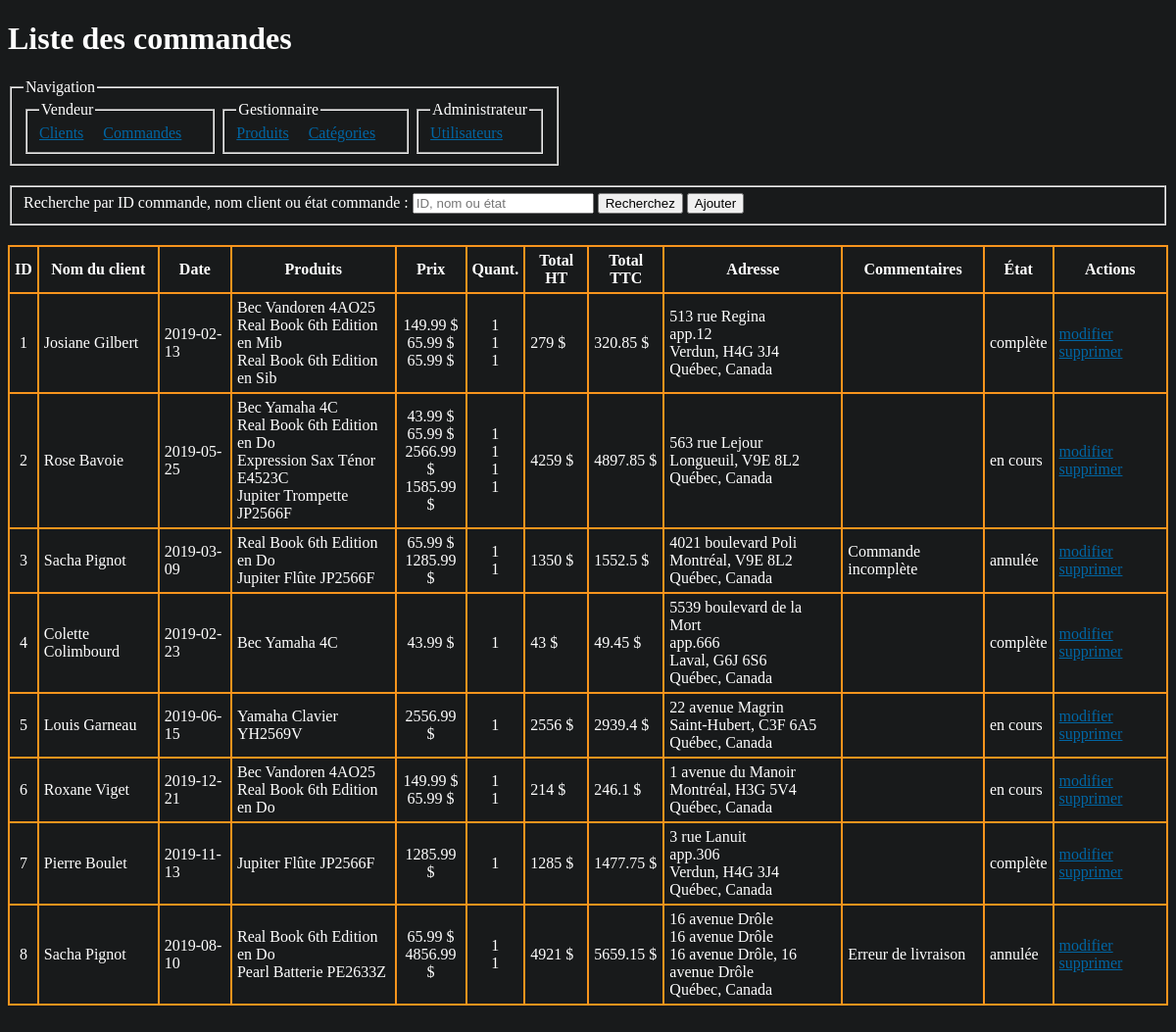
Screenshot of /commandes/index.php with the database file from the repository.
### tables this page shows
CREATE TABLE IF NOT EXISTS `Commandes_Produits` (
  `fk_commande_id` INT NOT NULL,
  `fk_produit_id` INT NOT NULL,
  `commande_produit_quantite` INT NOT NULL,
  PRIMARY KEY (`fk_produit_id`, `fk_commande_id`),
  INDEX `fk_Commandes_has_Produits_Produits1_idx` (`fk_produit_id` ASC),
  INDEX `fk_Commandes_has_Produits_Commandes1_idx` (`fk_commande_id` ASC),
  CONSTRAINT `fk_Commandes_has_Produits_Commandes1`
    FOREIGN KEY (`fk_commande_id`)
    REFERENCES `Commandes` (`commande_id`)
    ON DELETE NO ACTION
    ON UPDATE NO ACTION,
  CONSTRAINT `fk_Commandes_has_Produits_Produits1`
    FOREIGN KEY (`fk_produit_id`)
    REFERENCES `Produits` (`produit_id`)
    ON DELETE NO ACTION
    ON UPDATE NO ACTION);

CREATE TABLE IF NOT EXISTS `Commandes` (
  `commande_id` INT NOT NULL AUTO_INCREMENT,
  `commande_date` TIMESTAMP NOT NULL DEFAULT CURRENT_TIMESTAMP,
  `commande_adresse` VARCHAR(255) NOT NULL,
  `commande_adresse2` VARCHAR(255) NULL,
  `commande_adresse_ville` VARCHAR(255) NOT NULL,
  `commande_adresse_cp` VARCHAR(255) NOT NULL,
  `commande_etat` VARCHAR(255) NOT NULL DEFAULT "en cours",
  `commande_commentaires` VARCHAR(255) NULL,
  `fk_client_id` INT NOT NULL,
  PRIMARY KEY (`commande_id`),
  INDEX `fk_Commandes_Clients_idx` (`fk_client_id` ASC),
  CONSTRAINT `fk_Commandes_Clients`
    FOREIGN KEY (`fk_client_id`)
    REFERENCES `Clients` (`client_id`)
    ON DELETE NO ACTION
    ON UPDATE NO ACTION);

### inc/sql.php (called while the page is built, shortened)
<?php
function ListerCommandes($conn, $recherche = "")
{
    $recherche = "%" . $recherche . "%";
    $req = "SELECT
    C.commande_id as 'Numéro de commande',
    CONCAT(CL.client_prenom, ' ', CL.client_nom) as 'Nom du client',
    SUBSTRING(C.commande_date, 1, 10) as 'Date',
    P.produit_nom as 'Produit',
    CP.commande_produit_quantite as 'Quantité',
    P.produit_prix as 'Prix',
    C.commande_adresse as 'Adresse',
    C.commande_adresse2 as 'Adresse2',
    C.commande_adresse_ville as 'Adresse_ville',
    C.commande_adresse_cp as 'Adresse_cp',
    C.commande_commentaires as 'Commentaires',
    C.commande_etat as 'État'
    FROM
        commandes as C
    INNER JOIN
        commandes_produits as CP on CP.fk_commande_id = C.commande_id
    INNER JOIN
        produits as P on P.produit_id = CP.fk_produit_id
    INNER JOIN
        clients as CL on CL.client_id = C.fk_client_id
    WHERE (CL.client_prenom LIKE '$recherche') OR (CL.client_nom LIKE '$recherche') OR (C.commande_id LIKE '$recherche') OR (C.commande_etat LIKE '$recherche')
    ORDER BY `Numéro de commande` ASC";
    if ($result = mysqli_query($conn, $req, MYSQLI_STORE_RESULT)) {
        $nbResult = mysqli_num_rows($result);
        $liste = array();
        if ($nbResult) {
            mysqli_data_seek($result, 0);
            $commande_id = "";
            $commande_client = "";
            $commande_date = "";
            $commande_produit = "";
            $commande_produit_quantite = "";
            $commande_produit_prix = "";
            $commande_total_HT = "";
            $commande_total_TTC = "";
            $commande_adresse = "";
            $commande_adresse2 = "";
            $commande_adresse_ville = "";
            $commande_adresse_cp = "";
            $commande_commentaires = "";
            $commande_etat = "";
            while ($row = mysqli_fetch_array($result, MYSQLI_ASSOC)) {
                if ($commande_id !== $row['Numéro de commande']) {
                    if ($commande_id !== "") {
                        $liste[] = array(
                            'commande_id' => $commande_id,
                            'commande_client' => $commande_client,
                            'commande_date' => $commande_date,
                            'commande_produit' => $commande_produit,
                            'commande_produit_quantite' => $commande_produit_quantite,
                            'commande_produit_prix' => $commande_produit_prix,
                            'commande_total_ht' => $commande_total_HT,
                            'commande_total_ttc' => $commande_total_TTC,
                            'commande_adresse' => $commande_adresse,
                            'commande_adresse2' => $commande_adresse2,
                            'commande_adresse_ville' => $commande_adresse_ville,
                            'commande_adresse_cp' => $commande_adresse_cp,
                            'commande_commentaires' => $commande_commentaires,
                            'commande_etat' => $commande_etat
                        );
                    }
                    $commande_id = $row['Numéro de commande'];
                    $commande_client = $row['Nom du client'];
                    $commande_date = $row['Date'];
                    $commande_produit = [];
                    $commande_produit_prix = [];
                    $commande_produit_quantite = [];
                    $commande_adresse = $row['Adresse'];
                    $commande_adresse2 = $row['Adresse2'];
                    $commande_adresse_ville = $row['Adresse_ville'];
                    $commande_adresse_cp = $row['Adresse_cp'];
                    $commande_commentaires = $row['Commentaires'];
                    $commande_etat = $row['État'];
                }
                $commande_produit[] = $row['Produit'];
                $commande_produit_prix[] = $row['Prix'] . " $";
                $commande_produit_quantite[] = $row['Quantité'];
                $commande_total_HT = 0;
                for ($i = 0; $i < count($commande_produit_prix); ++$i) {
                    $commande_total_HT = $commande_total_HT + intval($commande_produit_prix[$i]);
                }
                $commande_total_TTC = $commande_total_HT * 1.15;
                $commande_total_HT = $commande_total_HT . " $";
                $commande_total_TTC = $commande_total_TTC . " $";
            }
            $liste[] = array(
                'commande_id' => $commande_id,
                'commande_client' => $commande_client,
                'commande_date' => $commande_date,
                'commande_produit' => $commande_produit,
                'commande_produit_prix' => $commande_produit_prix,
                'commande_produit_quantite' => $commande_produit_quantite,
                'commande_total_ht' => $commande_total_HT,
                'commande_total_ttc' => $commande_total_TTC,
                'commande_adresse' => $commande_adresse,
                'commande_adresse2' => $commande_adresse,
                'commande_adresse_ville' => $commande_adresse,
                'commande_adresse_cp' => $commande_adresse,
                'commande_commentaires' => $commande_commentaires,
                'commande_etat' => $commande_etat
            );
            return $liste;
        } else {
            errSQL($conn);
            exit;
        }
    }
}
            mysqli_rollback($conn); ?>

### commandes/index.php (the view, shortened to what this page needs)
<?php
require_once("../inc/sql.php");
$recherche = isset($_POST['recherche']) ? trim($_POST['recherche']) : "";
$liste = listerCommandes($conn, $recherche);
?>
<!DOCTYPE html>
<html lang="fr">
<head>
    <link rel="stylesheet" href="../assets/css/style.css">
</head>
<body>
    <h1>Liste des commandes</h1>
    <nav id="main_menu">
        <fieldset>
            <legend>Navigation</legend>
            <fieldset>
                <legend>Vendeur</legend>
                <a href="../clients/index.php">Clients</a><a href="../commandes/index.php">Commandes</a>
            </fieldset>
            <fieldset>
                <legend>Gestionnaire</legend>
                <a href="../produits/index.php">Produits</a><a href="../categories/index.php">Catégories</a>
            </fieldset>
            <fieldset>
                <legend>Administrateur</legend>
                <a href="../utilisateurs/index.php">Utilisateurs</a>
            </fieldset>
        </fieldset>
    </nav>
    <form id="recherche" action="" method="post">
        <fieldset>
            <label>Recherche par ID commande, nom client ou état commande : </label>
            <input type="text" name="recherche" value="<?= $recherche ?>" placeholder="ID, nom ou état">
            <input type="submit" value="Recherchez">
            <button class="ajout"><a href="ajout.php">Ajouter</a></button>
        </fieldset>
    </form>
    <table>
        <tr>
            <th>ID</th>
            <th>Nom du client</th>
            <th>Date</th>
            <th>Produits</th>
            <th>Prix</th>
            <th>Quant.</th>
            <th>Total HT</th>
            <th>Total TTC</th>
            <th>Adresse</th>
            <th>Commentaires</th>
            <th>État</th>
            <th>Actions</th>
        </tr>
        <?php foreach ($liste as $row) :
        ?>
            <tr>
                <td style="text-align: center;"><?= $row["commande_id"] ?></td>
                <td><?= $row["commande_client"] ?></td>
                <td><?= $row["commande_date"] ?></td>
                <td><?= implode("<br>", $row["commande_produit"]) ?></td>
                <td style="text-align: center;"><?= implode("<br>", $row["commande_produit_prix"]) ?></td>
                <td style="text-align: center;"><?= implode("<br>", $row["commande_produit_quantite"]) ?></td>
                <td><?= $row["commande_total_ht"] ?></td>
                <td><?= $row["commande_total_ttc"] ?></td>
                <td><?php echo $row["commande_adresse"];
                    echo isset($row["commande_adresse2"]) ? "<br>" . $row["commande_adresse2"] : "";
                    echo "<br>" . $row["commande_adresse_ville"] . ", " . $row["commande_adresse_cp"] .
                        "<br>Québec, Canada" ?></td>
                <td><?= $row["commande_commentaires"] ?></td>
                <td><?= $row["commande_etat"] ?></td>
                <td><a href="#">modifier</a> <a href="#">supprimer</a></td>
            </tr>
        <?php endforeach; ?>
    </table>
</body>
</html>

### assets/css/style.css (style rules this page uses)
body { background-color: #181a1b; color: white; padding-bottom: 200px; }
fieldset { margin-bottom: 20px; }
a { color: #0066a4; }
button a { text-decoration: none; color: black; }
form { margin-bottom: 20px; }
table { border-collapse: collapse; }
table,th, td { border: 2px solid #F7941D; }
th, td { padding: 5px; }
#main_menu fieldset { display: inline; }
#main_menu fieldset > fieldset { margin-bottom: 0px; }
#main_menu a { padding-right: 20px; }

### rows the page displays
commandes_produits: fk_commande.commande_id "4", commande_client "Colette Colimbourd", commande_date "2019-02-23", commande_produit "Bec Yamaha 4C", commande_produit_prix "43.99 $", commande_produit_quantite "1", commande_total_ht "43 $", commande_total_ttc "49.45 $", fk_commande.commande_adresse "5539 boulevard de la Mort", fk_commande.commande_adresse2 "app.666", fk_commande.commande_adresse_ville "Laval", fk_commande.commande_adresse_cp "G6J 6S6", fk_commande.commande_etat "complète"
commandes_produits: fk_commande.commande_id "5", commande_client "Louis Garneau", commande_date "2019-06-15", commande_produit "Yamaha Clavier YH2569V", commande_produit_prix "2556.99 $", commande_produit_quantite "1", commande_total_ht "2556 $", commande_total_ttc "2939.4 $", fk_commande.commande_adresse "22 avenue Magrin", fk_commande.commande_adresse_ville "Saint-Hubert", fk_commande.commande_adresse_cp "C3F 6A5", fk_commande.commande_etat "en cours"
commandes_produits: fk_commande.commande_id "7", commande_client "Pierre Boulet", commande_date "2019-11-13", commande_produit "Jupiter Flûte JP2566F", commande_produit_prix "1285.99 $", commande_produit_quantite "1", commande_total_ht "1285 $", commande_total_ttc "1477.75 $", fk_commande.commande_adresse "3 rue Lanuit", fk_commande.commande_adresse2 "app.306", fk_commande.commande_adresse_ville "Verdun", fk_commande.commande_adresse_cp "H4G 3J4", fk_commande.commande_etat "complète"

### other values shown
$row["commande_id"] "1"
$row["commande_client"] "Josiane Gilbert"
$row["commande_date"] "2019-02-13"
implode("<br>", $row["commande_produit"]) "Bec Vandoren 4AO25 Real Book 6th Edition en Mib Real Book 6th Edition en Sib"
implode("<br>", $row["commande_produit_prix"]) "149.99 $ 65.99 $ 65.99 $"
implode("<br>", $row["commande_produit_quantite"]) "1 1 1"
$row["commande_total_ht"] "279 $"
$row["commande_total_ttc"] "320.85 $"
$row["commande_adresse"] "513 rue Regina"
$row["commande_adresse2"] "app.12"
$row["commande_adresse_ville"] "Verdun"
$row["commande_adresse_cp"] "H4G 3J4"
$row["commande_etat"] "complète"
$row["commande_id"] "2"
$row["commande_client"] "Rose Bavoie"
